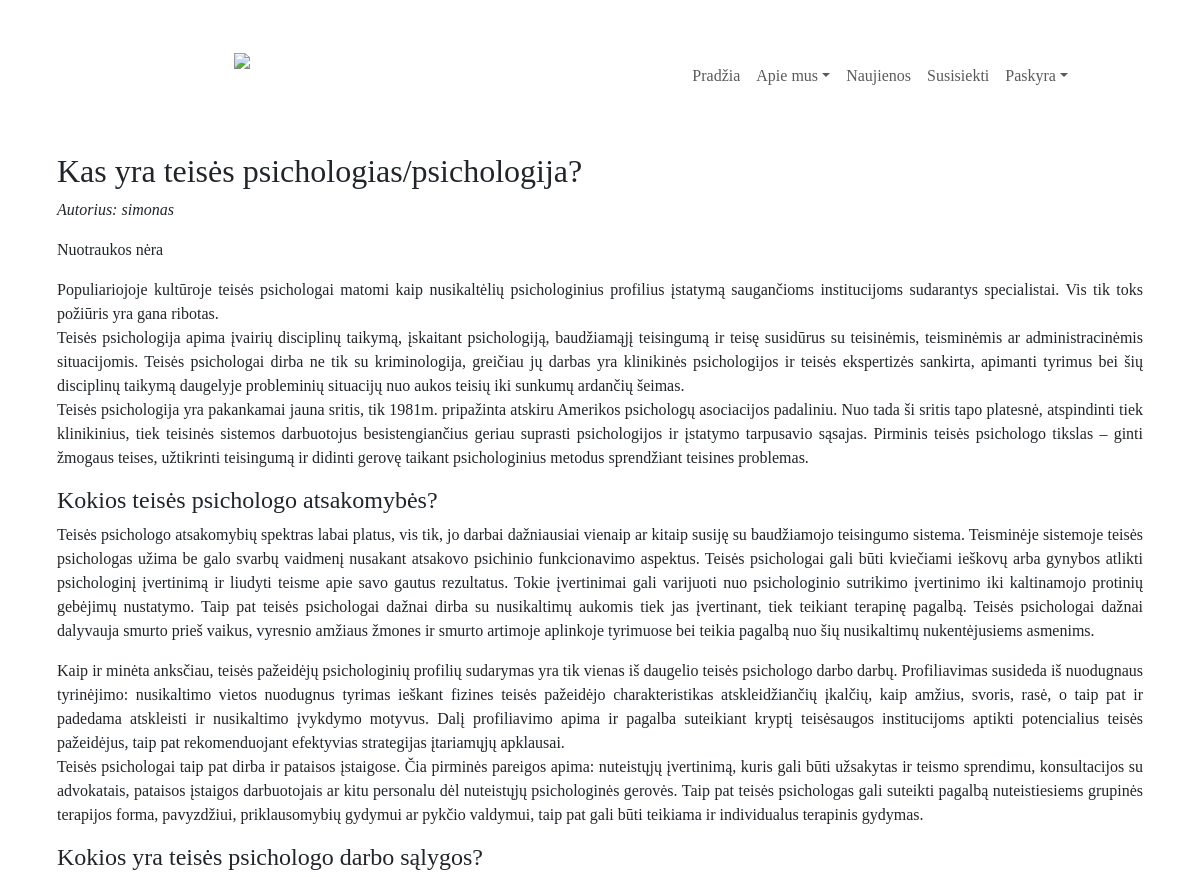
The page /blog/post/5/ (upper part) on the database as committed earlier.
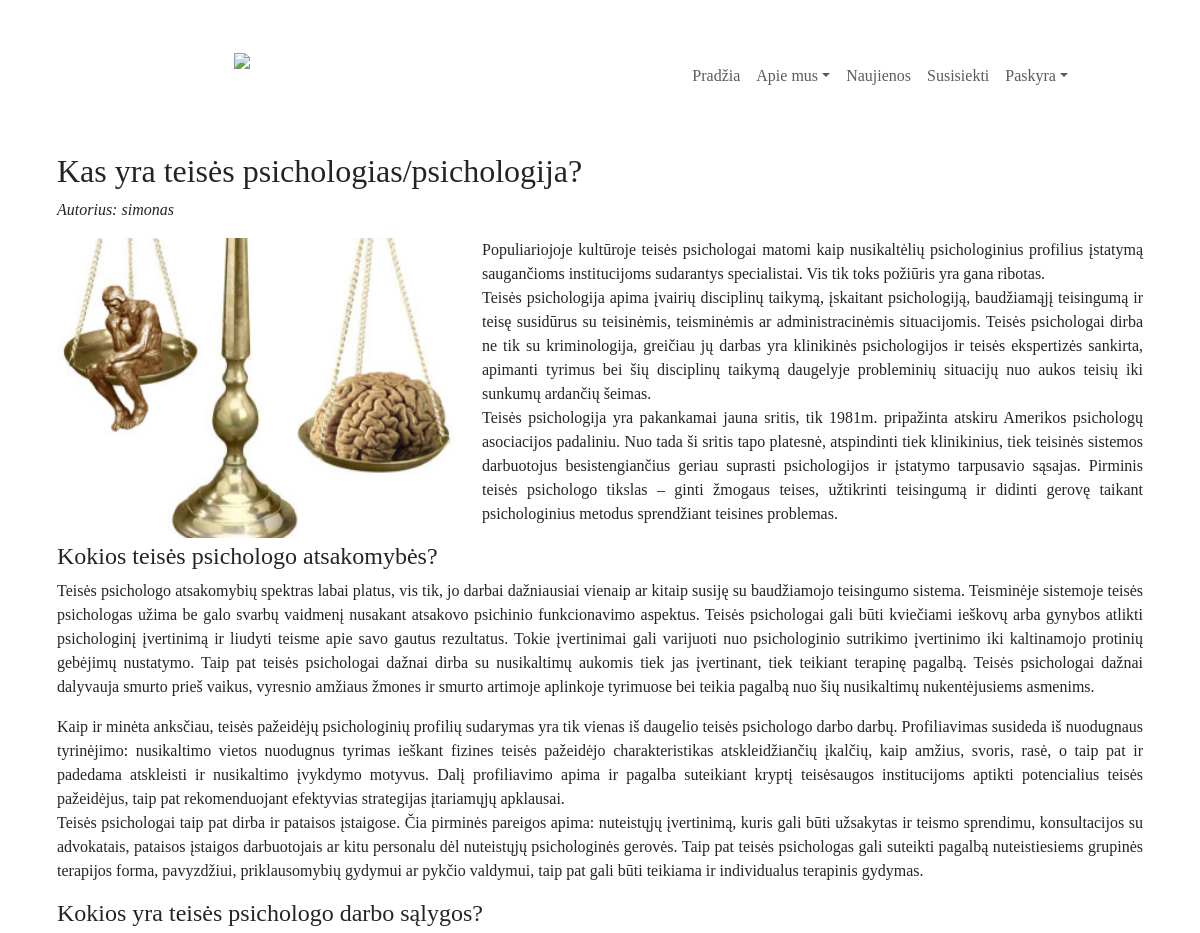
The same page on the database as committed later.
### blog/models.py (models this page shows, shortened)
class Post(models.Model):
    pavadinimas = models.CharField(max_length=255)
    turinys = HTMLField()
    author = models.ForeignKey(get_user_model(), on_delete=models.CASCADE)
    publication_date = models.DateTimeField(auto_now_add=True)
    tags = models.ManyToManyField('Tag')
    kategorija = models.ManyToManyField(Kategorija)
    foto = models.ImageField(upload_to='images/', null=True, blank=True)

### blog/views.py (the view)
# urls.py: path('post/<int:pk>/', PostDetailView.as_view(), name='post_detail'),
class PostDetailView(View):
    template_name = 'post_detail.html'
    login_url = 'login/'
    def get(self, request, pk):
        post = get_object_or_404(Post, pk=pk)
        comments = Comment.objects.filter(post=post)
        return render(request, self.template_name, {'post': post, 'comments': comments})

### blog/templates/post_detail.html (shortened to what this page needs)
{% extends 'base.html' %}
{% load static %}
{% block main %}
<div class="container-md">
  <div class="row">
    <div class="col">
  <h2>{{ post.pavadinimas }}</h2>
  <p style="font-style: italic;">Autorius: {{post.author|safe}}</p>
 {%if post.foto %}
      <div class="float-sm-start">
    <img src="{{ post.foto.url }}" height="300px" width="400px" style="float: left; margin: 0px 25px 0px 0px" alt="Foto">
  </div>
      {%else%}
      <p>Nuotraukos nėra</p>
      {%endif%}
  <p>{{ post.turinys|safe }}</p>
      </div>
  </div>
  <br>
</div>
{% endblock main %}

Rows that differ between the two databases and show on the page:
changed Post "Kas yra teisės psichologias/psichologija?": foto: picture added
Other text that changed with them:
text no longer shown: "Nuotraukos nėra"
